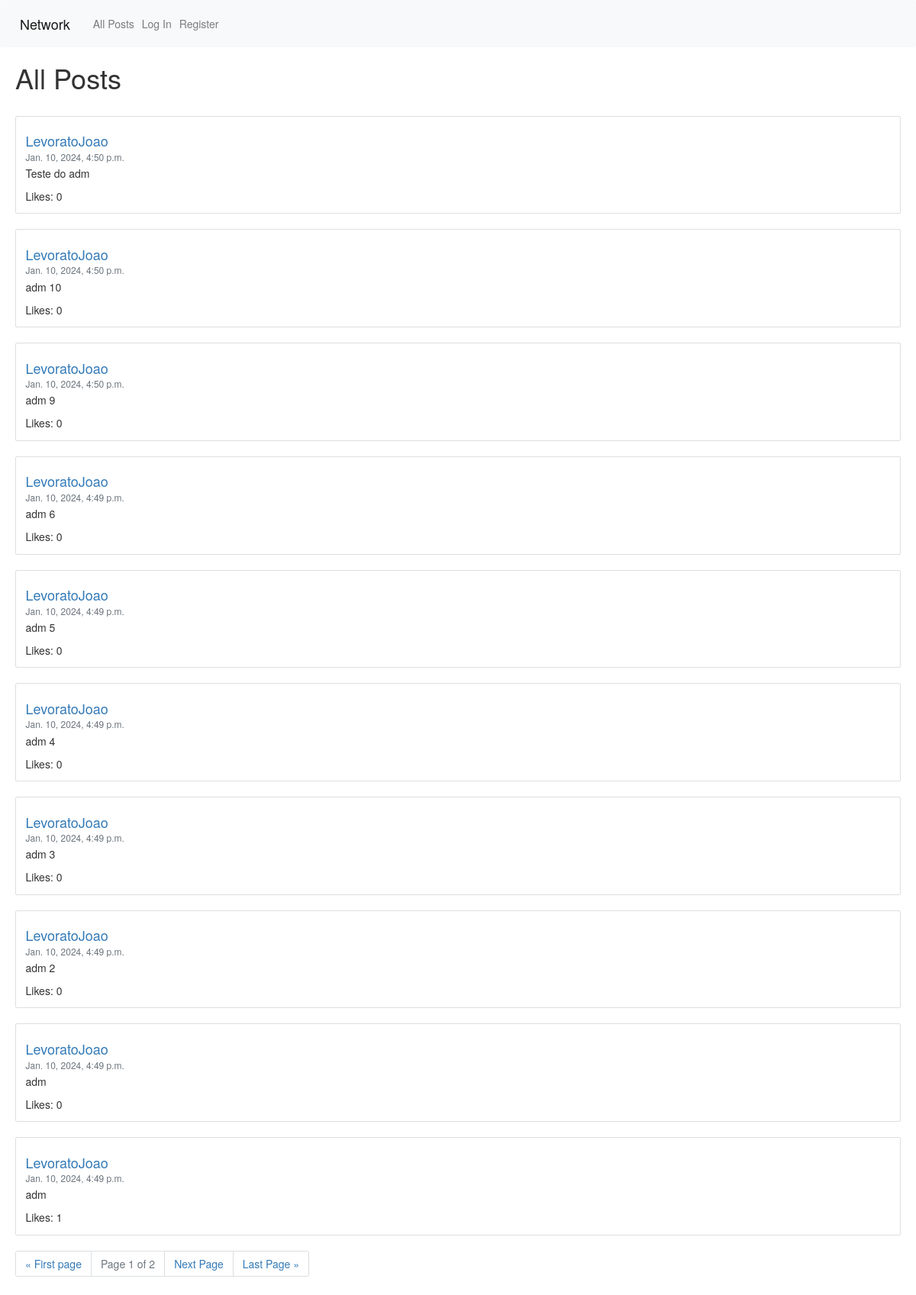
The app's page /, older data.
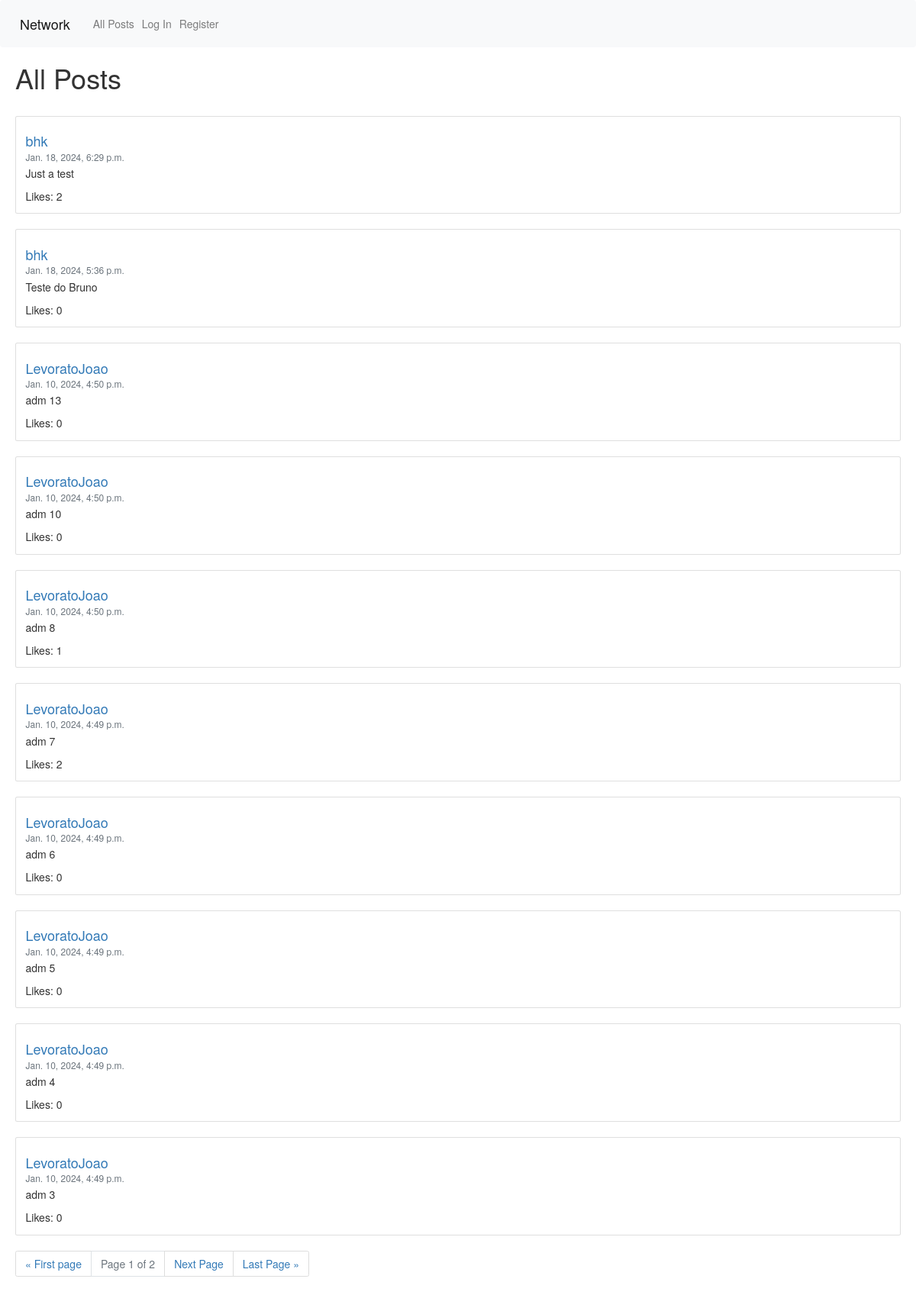
The same page, newer data.
### network/models.py (models this page shows, shortened)
class Posts(models.Model):
    poster = models.ForeignKey(User, on_delete=models.CASCADE, blank=True, related_name="poster")
    content = models.TextField(max_length=500)
    creationDate = models.DateTimeField(auto_now_add=True, null=True, blank=True)
    likes = models.ManyToManyField(User, blank=True, null=True, related_name="likes")

class User(AbstractUser):
    pass

### network/views.py (the view)
# urls.py: path("", views.index, name="index"),
def index(request):
    posts = Posts.objects.order_by("-creationDate").all()
    paginator = Paginator(posts, 10)
    page_number = request.GET.get("page", 1)
    page_obj = paginator.get_page(page_number)
    return render(request, "network/index.html", {
        "posts": page_obj
    })

### network/templates/network/index.html (shortened to what this page needs)
{% extends 'network/layout.html' %}
{% load static %}
{% block body %}
    <h1 style="margin-left: 20px;">All Posts</h1>
    <div id="posts" style="margin-left: 20px; margin-right: 20px;">
        {% for post in posts %}
            <br>
            <div class="card">
                <div class="card-body">
                    <a id="profile" href="{% url 'profile' post.poster.username %}" class="card-link"><h4 class="card-title">{{ post.poster }}</h4></a>
                    <h6 class="card-subtitle mb-2 text-muted">{{ post.creationDate }}</h6>
                    <p class="card-text" id="post_{{ post.id }}_content">{{ post.content }}</p>
                    <a class="card-text" id="post_{{ post.id }}_likes">Likes: {{ post.likes.count }}</a>
                </div>
            </div>
        {% endfor %}
    </div>
    <div id="pag-div" style="margin-left: 20px;">
        <nav aria-label="Page navigation example">
            <ul class="pagination justify-content-end">
                <li class="page-item"><a class="page-link" href="?page=1">&laquo; First page</a></li>
                <li class="page-item disabled"><a class="page-link">Page {{ posts.number }} of {{ posts.paginator.num_pages }}</a></li>
                {% if posts.has_next %}
                    <li class="page-item"><a class="page-link" href="?page={{ posts.next_page_number }}">Next Page</a></li>
                {% endif %}
                <li class="page-item"><a class="page-link" href="?page={{ posts.paginator.num_pages }}">Last Page &raquo;</a></li>
            </ul>
        </nav>
    </div>
{% endblock %}

Row changes from the older to the newer data that the page shows:
no longer on this page (row edited): Posts: poster "LevoratoJoao", creationDate "Jan. 10, 2024, 4:49 p.m.", content "adm", likes.count "0"
no longer on this page (row edited): Posts: poster "LevoratoJoao", creationDate "Jan. 10, 2024, 4:49 p.m.", content "adm", likes.count "1"
added Posts: poster "bhk", creationDate "Jan. 18, 2024, 6:29 p.m.", content "Just a test", likes.count "2"
added Posts: poster "bhk", creationDate "Jan. 18, 2024, 5:36 p.m.", content "Teste do Bruno", likes.count "0"
changed Posts: content "Teste do adm" → "adm 13"
changed Posts: content "adm 9" → "adm 8"; likes.count "0" → "1"
changed Posts: content "adm 6" → "adm 7"; likes.count "0" → "2"
changed Posts: content "adm 5" → "adm 6"
changed Posts: content "adm 4" → "adm 5"
changed Posts: content "adm 3" → "adm 4"
changed Posts: content "adm 2" → "adm 3"
